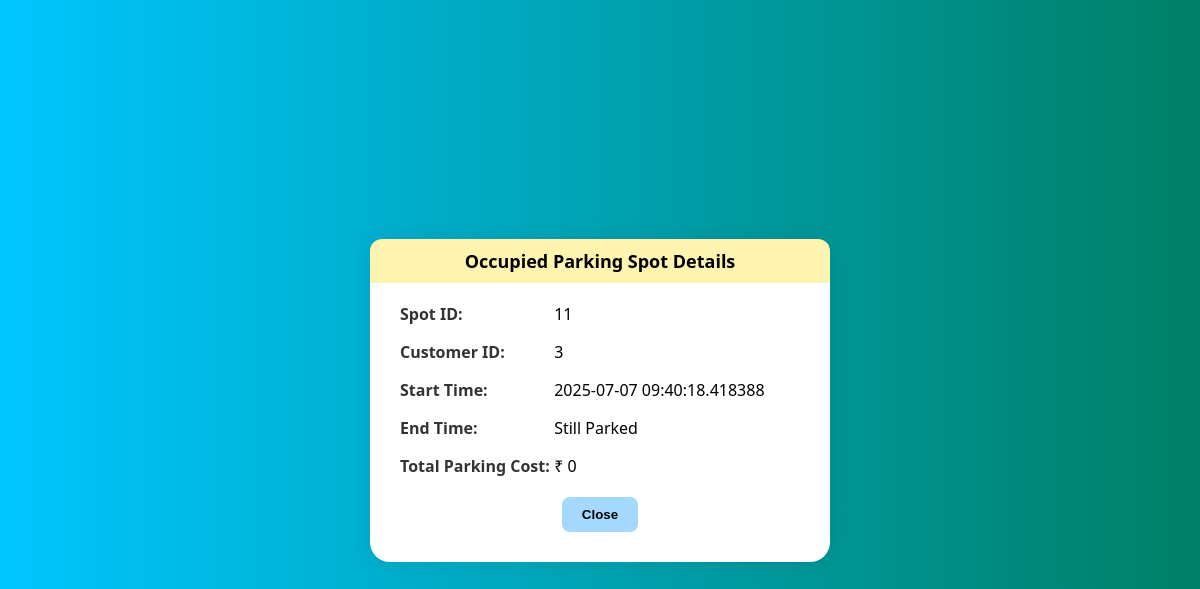
Screenshot of /occupied_spot_details/11 with the database file from the repository.
### Models.py (models this page shows)
class parking_spot(db.Model):
    __tablename__ = 'parking_spot'
    id = db.Column(db.Integer, primary_key=True)
    lot_id  = db.Column(db.Integer, db.ForeignKey('parking_lot.id'),nullable=False)
    status = db.Column(db.String(1),nullable=False,default='A')
    reservations = db.relationship('reservation', backref='spot_rel', cascade="all, delete")

class reservation(db.Model):
    __tablename__ = 'reservation'
    id = db.Column(db.Integer, primary_key=True)
    spot_id = db.Column(db.Integer, db.ForeignKey('parking_spot.id'),nullable=False)
    lot_id = db.Column(db.Integer, db.ForeignKey('parking_lot.id'), nullable=False)
    user_id = db.Column(db.Integer, db.ForeignKey('user_info.id'),nullable=False)
    Parking_timestamp = db.Column(db.DateTime, default=datetime.utcnow,nullable=False)
    Leaving_timestamp = db.Column(db.DateTime, nullable=True)
    rate_per_unit = db.Column(db.Float,nullable=False,default=10.0)
    total_cost = db.Column(db.Float,nullable=True)
    vehicle_number = db.Column(db.String(20))
    status = db.Column(db.String(20), nullable=False, default='Parked')
    spot = db.relationship('parking_spot', back_populates='reservations')
    lot = db.relationship('parking_lot', back_populates='reservations', foreign_keys=[lot_id])
    user = db.relationship('user_info', back_populates='reservations')

### app.py (the view)
@app.route('/occupied_spot_details/<int:spot_id>')
def occupied_spot_details(spot_id):
    spot = parking_spot.query.get_or_404(spot_id)
    if spot.status != 'O':
        flash("Spot is not currently occupied.")
        return redirect(url_for('view_spot',spot_id=spot_id))
    reservation_obj = reservation.query.filter_by(spot_id=spot.id, status='Parked').first()
    if not reservation_obj:
        flash("No reservation found for this occupied spot.")
        return redirect(url_for('view_spot', spot_id=spot_id))
    return render_template('occupied_spot_details.html', spot=spot, reservation=reservation_obj)

### templates/occupied_spot_details.html (shortened to what this page needs)
<!DOCTYPE html>
<html lang="en">
<head>
    <link rel="stylesheet" href="/static/css/occupied_spot_details.css"/>
</head>
<body>
  <div class="details-container">
    <div class="details-header">Occupied Parking Spot Details</div>
    <p class="details-field"><strong>Spot ID:</strong> {{ spot.id }}</p>
    <p class="details-field"><strong>Customer ID:</strong> {{ reservation.user_id }}</p>
    <p class="details-field"><strong>Start Time:</strong> {{ reservation.Parking_timestamp }}</p>
    <p class="details-field"><strong>End Time:</strong> {{ reservation.Leaving_timestamp or 'Still Parked' }}</p>
    <p class="details-field"><strong>Total Parking Cost:</strong> ₹ {{ reservation.total_cost or 0 }}</p>
    <div class="button-wrapper">
      <a href="{{ url_for('admin_dashboard') }}">
        <button type="button">Close</button>
      </a>
    </div>
  </div>
</body>
</html>

### static/css/occupied_spot_details.css (style rules this page uses)
body { margin: 0; font-family: 'Segoe UI', sans-serif; background: linear-gradient(to right, #00c6ff, #007f66); display: flex; justify-content: center; align-items: center; height: 100vh; }
.details-container { background-color: white; padding: 30px; border-radius: 20px; box-shadow: 0 0 20px rgba(0, 0, 0, 0.1); max-width: 400px; width: 90%; text-align: center; }
.details-header { background-color: #fff3b0; padding: 10px 0; border-top-left-radius: 12px; border-top-right-radius: 12px; font-weight: bold; font-size: 18px; margin: -30px -30px 20px -30px; }
.details-field { margin-bottom: 15px; font-size: 16px; text-align: left; }
.details-field strong { display: inline-block; width: 150px; color: #333; }
.button-wrapper { margin-top: 20px; display: flex; justify-content: center; }
.button-wrapper a { text-decoration: none; }
button { background-color: #a5d8ff; color: #000; border: none; padding: 10px 20px; border-radius: 8px; font-weight: bold; cursor: pointer; transition: background-color 0.3s ease; }

### rows the page displays
parking_spot: id "11"
reservation: user_id "3", Parking_timestamp "2025-07-07 09:40:18.418388", Leaving_timestamp "Still Parked", total_cost "0"
